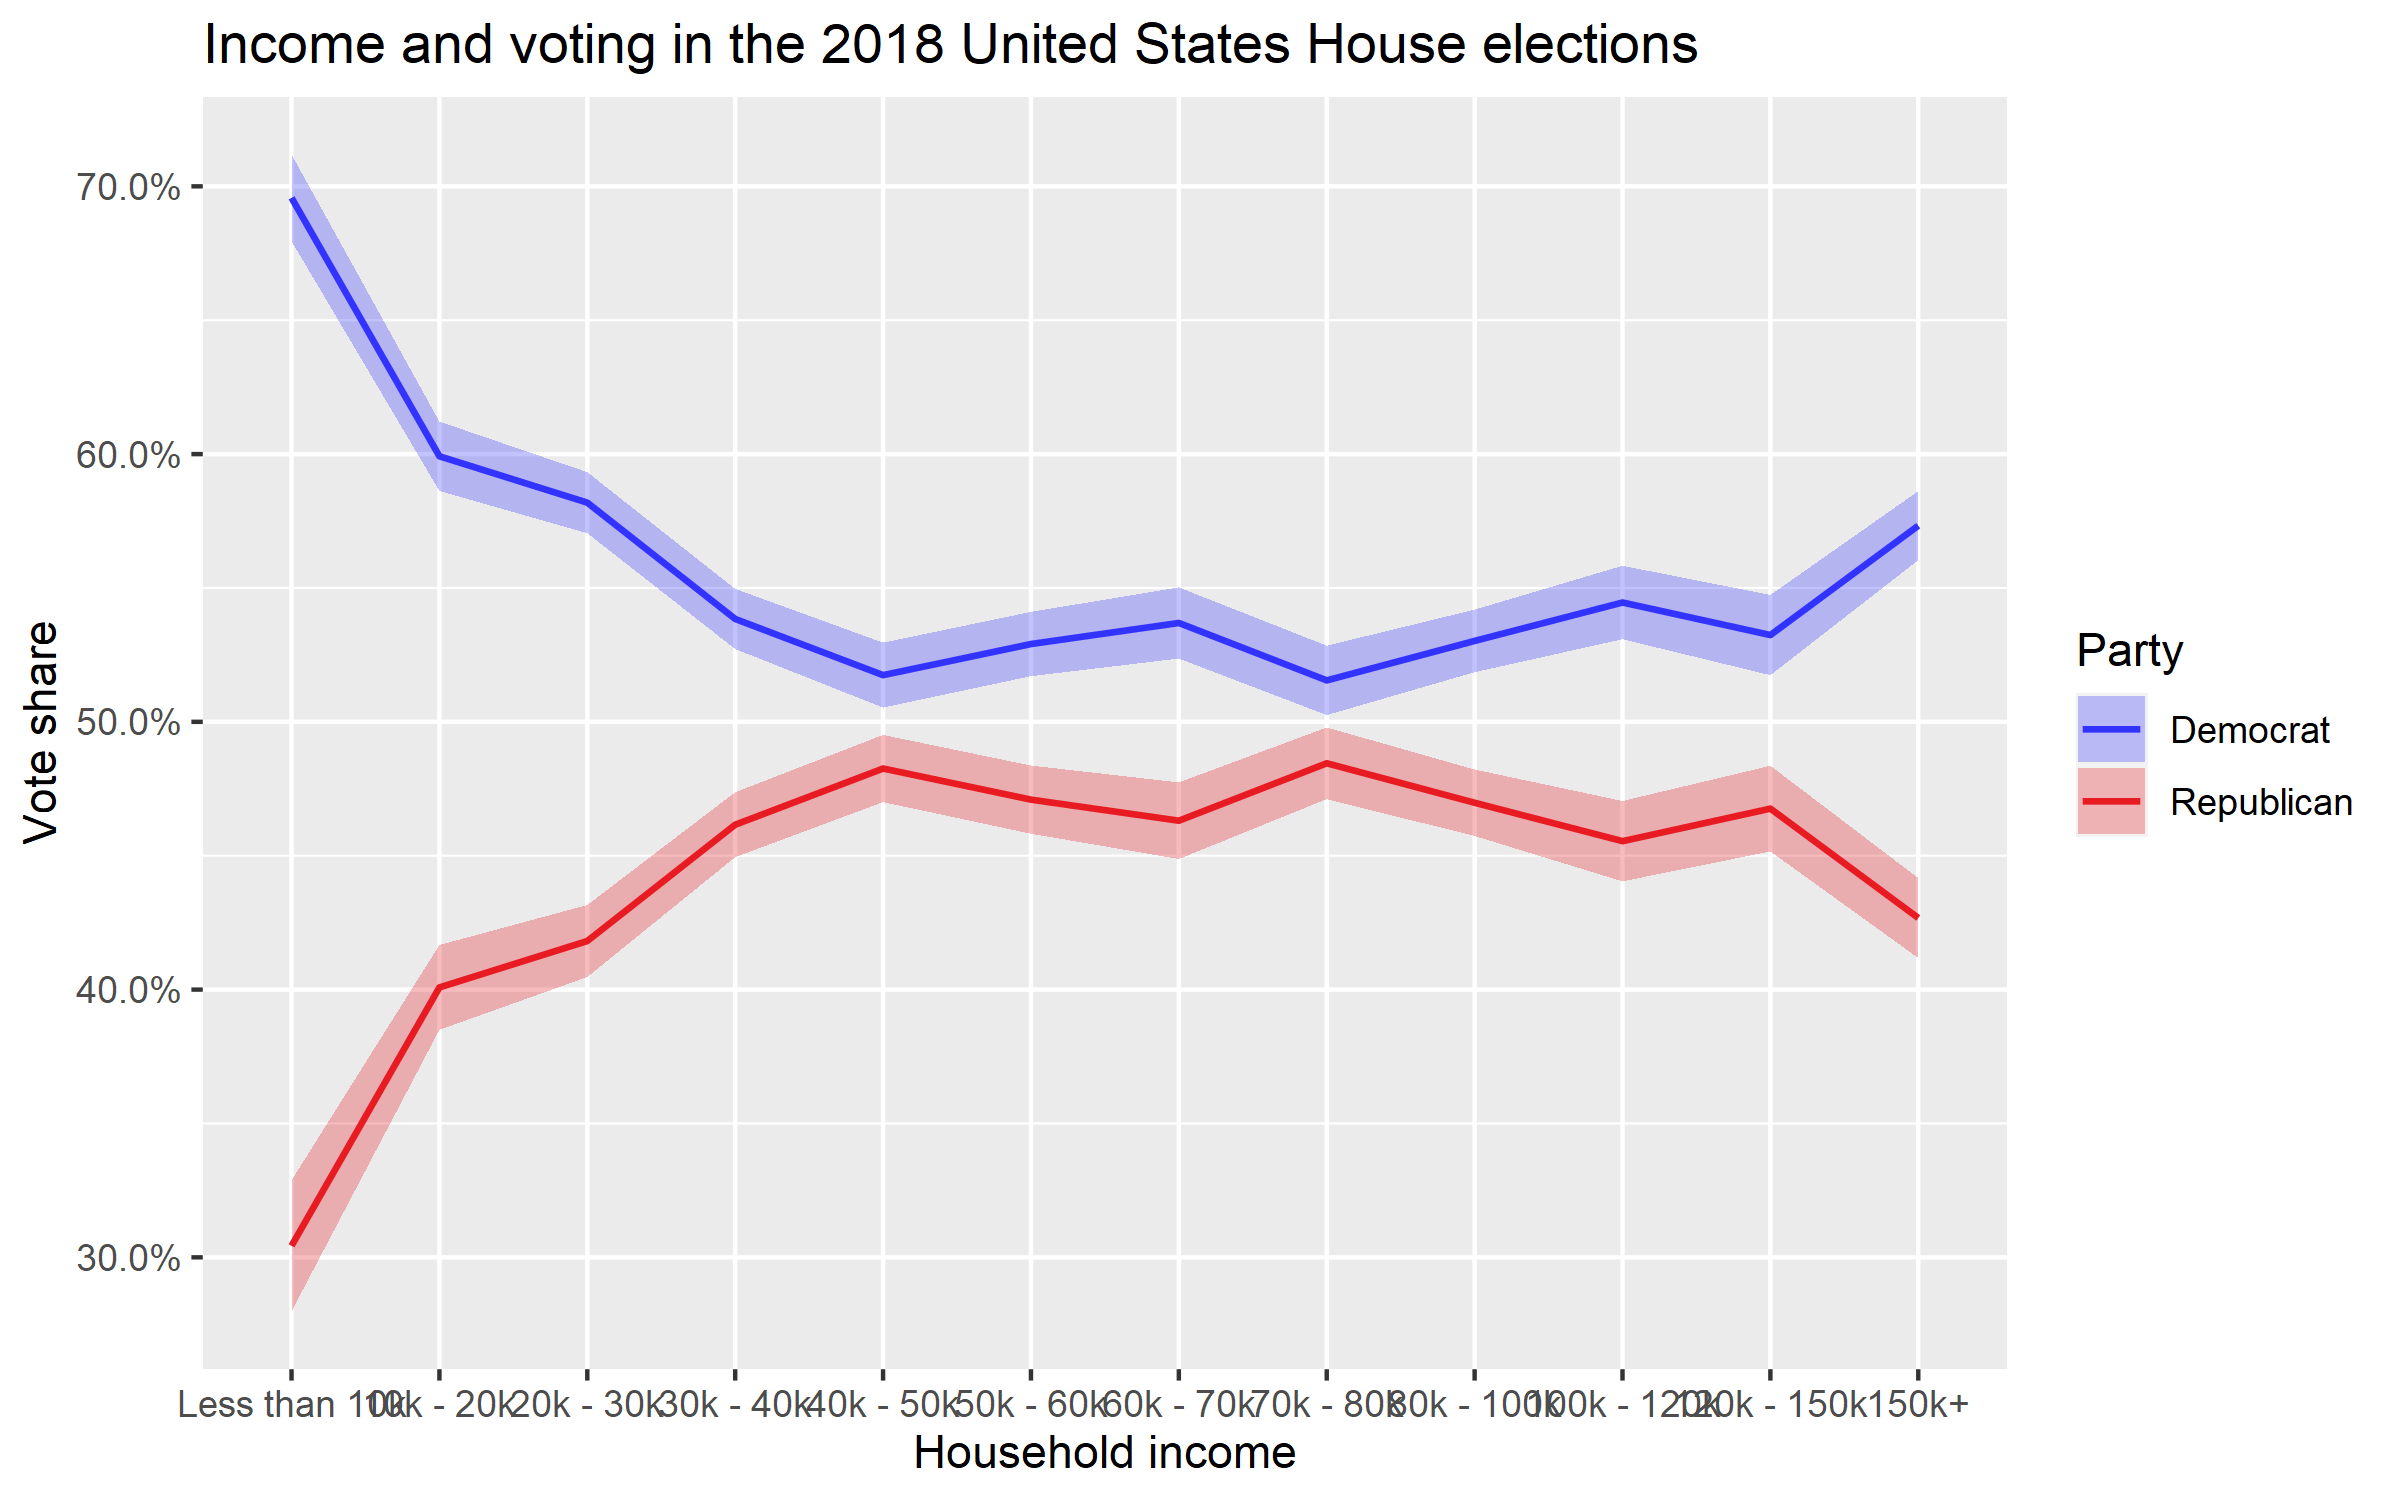

This figure's R source:
library(tidyverse)
library(haven)
library(Hmisc)
library(scales)
library(lme4)

df <- read_dta('cumulative_2006-2019.dta') %>%
  filter(year == 2018)

df %>%
  mutate(dem = as.numeric(voted_rep_party==1),
         vote = case_when(dem == 1 ~ 'Democrat',
                          dem == 0 ~ 'Republican',
                          TRUE ~ 'Other/DNV'),
         vote = factor(vote,levels=c('Democrat','Republican','Other/DNV')),
         income = as_factor(faminc),
         wgt = weight) %>%
  filter(vote %in% c('Democrat','Republican'),
         !is.na(income),
         income != 'Prefer not to say',
         income != 'Skipped') %>%
  select(income,vote,wgt) %>%
  group_by(income) %>%
  mutate(pop = sum(wgt)) %>%
  group_by(income,vote) %>%
  summarise(share = sum(wgt)/mean(pop),
            n = sum(wgt)) %>%
  mutate(se = sqrt(share*(1-share)/n)) %>%
  ggplot(aes(x=income,y=share,group=vote)) +
  geom_line(aes(color=vote),size=0.75) +
  geom_ribbon(aes(ymin=share-se,ymax=share+se,fill=vote),alpha=0.3) +
  scale_fill_manual(values=c('#3333FF','#E81B23')) + 
  scale_color_manual(values=c('#3333FF','#E81B23')) +
  scale_y_continuous(labels=percent) +
  labs(x='Household income',
       y='Vote share',
       fill='Party',
       color='Party',
       title='Income and voting in the 2018 United States House elections') +
  ggsave('cces18_income_vote.png',width=8,height=5,type='cairo')

df %>%
  mutate(income = as_factor(faminc),
         educ = as_factor(educ),
         dem = as.numeric(voted_rep_party==1)) %>%
  select(income,educ,dem,weight) -> data
  
res <- glmer(dem ~ (1|income) + (1|educ) + (1|income:educ),data,family=binomial)
summary(res)


output <- expand_grid(educ = factor(levels(data$educ)[2:7],levels=levels(data$educ)[2:7]),
                      income = factor(levels(data$income)[1:12],levels=levels(data$income)[1:12]))
output$dem <- predict(res,output,allow.new.levels=T,type='response')

output %>%
  ggplot(aes(x=income,y=dem,color=educ,group=educ)) +
  geom_line() +
  geom_point()
